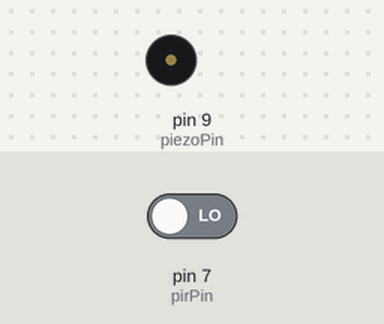
The sketch below on a simulated Arduino Uno, built for the host (arithmetic inside an expression is 32-bit, double 64-bit). Parts: buzzer (waves = sounding). Inputs (shaded band) come from the test bench; at power-on: pin 7 (pirPin) LOW.

Above: at 0.6 s.
Timing chart, 0 to 3.0 s (numbered marks = the images above):
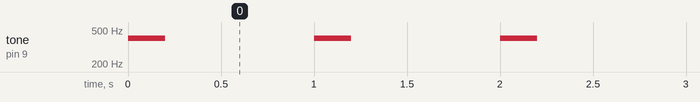

The sketch:

physcomp-motionsensorbeep.ino
```cpp
/*
	if there is a signal from PIR, send a sine signal (tone) to piezo
	PIR is pin 7, output
	Piezo is pin 9, input
*/

int pirPin = 7;
int piezoPin = 9;
int val = 0;

void setup() {
	pinMode(piezoPin, OUTPUT); // sets digital pin 9 as OUTPUT for sound
	pinMode(pirPin, INPUT); // sets digital pin 7 as INPUT for IR info
}

void loop() {
  val = digitalRead(pirPin); // read the input pin, set to HIGH or LOW
  if (val = HIGH) {
    tone(piezoPin, 400, 200);
    delay(1000);
    noTone;
  }
}
```

Measured:
- by itself, tone on pin 9 (piezoPin): alternates 400 Hz for 0.20 s and silent for 0.80 s
